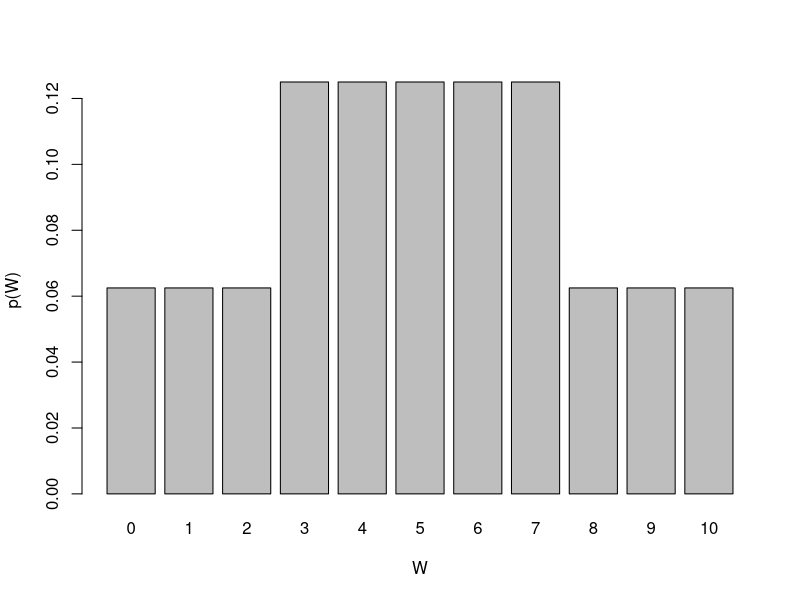

Write R code to recreate this figure.
## ---- chunk 1
#| message: false
#| warning: false

# load libraries
library(tidyverse)
library(magrittr)
library(kableExtra)
## ---- chunk 2
# input data
data.sleep <- data.frame(id = 1:10, 
                         drug = c(6.1, 6.0, 8.2, 7.6, 6.5, 5.4, 6.9, 6.7, 7.4, 5.8), 
                         placebo = c(5.2, 7.9, 3.9, 4.7, 5.3, 7.4, 4.2, 6.1, 3.8, 7.3)) 

print(data.sleep)

## ---- chunk 3
#| label: tbl-wilcoxon
#| tbl-cap: "Demonstrating steps in the calculating W, Wilcoxon signed-rank test statistics on the placebo column: x stands for placebo sleeping hours"
#| tbl-cap-location: margin

m0 <- 7
data.wilcoxon <- data.sleep %>% 
  select(!drug) %>% # remove drug data for now
  rename(x = placebo) %>% # rename placebo column to x so it is easier to type and follow eq
  mutate(`x-m0` = x - 7) %>% # subtract m0
  mutate(`abs(x-m0)` = abs(`x-m0`)) %>% # take absolute value
  mutate(R = rank(`abs(x-m0)`)) %>% # rank
  mutate(Z = ifelse(`x-m0` < 0, 0, 1)) %>% # define indicator variable Z
  mutate(ZR = R*Z) # calculate ranks R times Z

# print the table
data.wilcoxon %>%
  kable() %>% kable_styling(full_width = FALSE)

## ---- chunk 4
# sum up the ranks multiplied by Z indicator value
W <- data.wilcoxon$ZR %>% sum()
print(W)
## ---- chunk 5
#| label: tbl-W-space
#| tbl-cap: "Enumeration of possible of ranks given 4 observations together with calculated W statistics"
#| tbl-cap-location: margin

# enumerate all rank possibilties (by hand)
r1 <- c(1, -1, 1, 1, 1, -1, -1, -1, 1, 1, 1, -1, -1, -1, 1, -1)
r2 <- c(2, 2, -2, 2, 2, -2, 2, 2, -2, 2, -2, -2, -2, 2, -2, -2)
r3 <- c(3, 3, 3, -3, 3, 3, -3, 3, -3, -3, 3, -3, 3, -3, -3, -3)
r4 <- c(4, 4, 4, 4, -4, 4, 4, -4, 4, -4, -4, 4, -4, -4, -4, -4)

data.w <- rbind(r1, r2, r3, r4)
data.w.ind <- data.w
data.w.ind[data.w < 0] <- 0
r.sum <- apply(data.w.ind, 2, sum)

data.w <- rbind(data.w, r.sum)
rownames(data.w) <- c("id1", "id4", "id3", "id4", "W")
colnames(data.w) <- paste("c", 1:16, sep="")

data.w %>% kable() %>% kable_styling(full_width = TRUE) %>%
  row_spec(5, bold = T, color = "black", background = "#deebf7")

## ---- chunk 6
#| label: tbl-W-pmf
#| tbl-cap: "Probability mass function for 4 observations"
#| tbl-cap-location: margin

# calculate probability mass function
W <- data.w[5,]

df.w <- data.frame(W = W) %>%
  group_by(W) %>%
  summarize(n = n()) %>%
  mutate(per = n / 16) 

dist.W <- rbind(W = formatC(df.w$W), `p(W)`=df.w$per)

dist.W %>% t() %>%
  kable(digits = 2) %>%
  kable_styling(full_width = T) %>%
  row_spec(1, )

## ---- chunk 7
#| label: fig-pmf
#| fig-cap: Probablity mass function for observations
#| fig-cap-location: margin

# plot pmf
barplot(df.w$per, names.arg = 0:10, ylab = "p(W)", xlab="W")
## ---- chunk 8
#| code-fold: false

# run Wilcoxon signed rank test for a median
wilcox.test(x = data.sleep$placebo, 
            y = NULL,
            alternative = "less",
            mu = 7, 
            exact = F
            )
